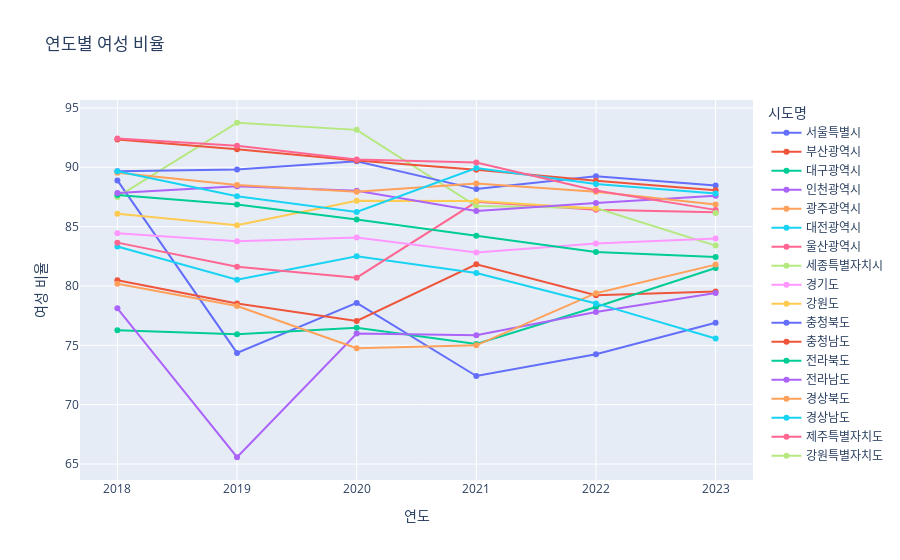

The notebook cell this image was saved under:
### Code cell
fig = px.line(df_all, x='연도', y='여성비율', color='시도명',
              title='연도별 여성 비율',
              labels={'연도': '연도', '여성비율': '여성 비율'},
              markers=True)
fig

### Figure 1 — Plotly figure (JSON) as saved in the notebook; plotly's stock layout.template omitted (floating-point values rounded to 4 significant figures)
{"data": [{"hovertemplate": "시도명=서울특별시<br>연도=%{x}<br>여성 비율=%{y}<extra></extra>", "legendgroup": "서울특별시", "line": {"color": "#636efa", "dash": "solid"}, "marker": {"symbol": "circle"}, "mode": "lines+markers", "name": "서울특별시", "orientation": "v", "showlegend": true, "type": "scatter", "x": [2018, 2019, 2020, 2021, 2022, 2023], "xaxis": "x", "y": [88.89, 74.36, 78.57, 72.41, 74.24, 76.9], "yaxis": "y"}, {"hovertemplate": "시도명=부산광역시<br>연도=%{x}<br>여성 비율=%{y}<extra></extra>", "legendgroup": "부산광역시", "line": {"color": "#EF553B", "dash": "solid"}, "marker": {"symbol": "circle"}, "mode": "lines+markers", "name": "부산광역시", "orientation": "v", "showlegend": true, "type": "scatter", "x": [2018, 2019, 2020, 2021, 2022, 2023], "xaxis": "x", "y": [80.49, 78.52, 77.05, 81.82, 79.21, 79.54], "yaxis": "y"}, {"hovertemplate": "시도명=대구광역시<br>연도=%{x}<br>여성 비율=%{y}<extra></extra>", "legendgroup": "대구광역시", "line": {"color": "#00cc96", "dash": "solid"}, "marker": {"symbol": "circle"}, "mode": "lines+markers", "name": "대구광역시", "orientation": "v", "showlegend": true, "type": "scatter", "x": [2018, 2019, 2020, 2021, 2022, 2023], "xaxis": "x", "y": [76.26, 75.94, 76.48, 75.11, 78.23, 81.51], "yaxis": "y"}, {"hovertemplate": "시도명=인천광역시<br>연도=%{x}<br>여성 비율=%{y}<extra></extra>", "legendgroup": "인천광역시", "line": {"color": "#ab63fa", "dash": "solid"}, "marker": {"symbol": "circle"}, "mode": "lines+markers", "name": "인천광역시", "orientation": "v", "showlegend": true, "type": "scatter", "x": [2018, 2019, 2020, 2021, 2022, 2023], "xaxis": "x", "y": [78.12, 65.57, 76, 75.85, 77.8, 79.41], "yaxis": "y"}, {"hovertemplate": "시도명=광주광역시<br>연도=%{x}<br>여성 비율=%{y}<extra></extra>", "legendgroup": "광주광역시", "line": {"color": "#FFA15A", "dash": "solid"}, "marker": {"symbol": "circle"}, "mode": "lines+markers", "name": "광주광역시", "orientation": "v", "showlegend": true, "type": "scatter", "x": [2018, 2019, 2020, 2021, 2022, 2023], "xaxis": "x", "y": [80.19, 78.31, 74.76, 75, 79.39, 81.8], "yaxis": "y"}, {"hovertemplate": "시도명=대전광역시<br>연도=%{x}<br>여성 비율=%{y}<extra></extra>", "legendgroup": "대전광역시", "line": {"color": "#19d3f3", "dash": "solid"}, "marker": {"symbol": "circle"}, "mode": "lines+markers", "name": "대전광역시", "orientation": "v", "showlegend": true, "type": "scatter", "x": [2018, 2019, 2020, 2021, 2022, 2023], "xaxis": "x", "y": [83.33, 80.52, 82.5, 81.09, 78.53, 75.58], "yaxis": "y"}, {"hovertemplate": "시도명=울산광역시<br>연도=%{x}<br>여성 비율=%{y}<extra></extra>", "legendgroup": "울산광역시", "line": {"color": "#FF6692", "dash": "solid"}, "marker": {"symbol": "circle"}, "mode": "lines+markers", "name": "울산광역시", "orientation": "v", "showlegend": true, "type": "scatter", "x": [2018, 2019, 2020, 2021, 2022, 2023], "xaxis": "x", "y": [83.65, 81.62, 80.7, 87.09, 86.43, 86.21], "yaxis": "y"}, {"hovertemplate": "시도명=세종특별자치시<br>연도=%{x}<br>여성 비율=%{y}<extra></extra>", "legendgroup": "세종특별자치시", "line": {"color": "#B6E880", "dash": "solid"}, "marker": {"symbol": "circle"}, "mode": "lines+markers", "name": "세종특별자치시", "orientation": "v", "showlegend": true, "type": "scatter", "x": [2018, 2019, 2020, 2021, 2022, 2023], "xaxis": "x", "y": [87.5, 93.75, 93.15, 86.73, 86.57, 83.4], "yaxis": "y"}, {"hovertemplate": "시도명=경기도<br>연도=%{x}<br>여성 비율=%{y}<extra></extra>", "legendgroup": "경기도", "line": {"color": "#FF97FF", "dash": "solid"}, "marker": {"symbol": "circle"}, "mode": "lines+markers", "name": "경기도", "orientation": "v", "showlegend": true, "type": "scatter", "x": [2018, 2019, 2020, 2021, 2022, 2023], "xaxis": "x", "y": [84.44, 83.76, 84.09, 82.82, 83.58, 84], "yaxis": "y"}, {"hovertemplate": "시도명=강원도<br>연도=%{x}<br>여성 비율=%{y}<extra></extra>", "legendgroup": "강원도", "line": {"color": "#FECB52", "dash": "solid"}, "marker": {"symbol": "circle"}, "mode": "lines+markers", "name": "강원도", "orientation": "v", "showlegend": true, "type": "scatter", "x": [2018, 2019, 2020, 2021, 2022], "xaxis": "x", "y": [86.08, 85.12, 87.17, 87.16, 86.53], "yaxis": "y"}, {"hovertemplate": "시도명=충청북도<br>연도=%{x}<br>여성 비율=%{y}<extra></extra>", "legendgroup": "충청북도", "line": {"color": "#636efa", "dash": "solid"}, "marker": {"symbol": "circle"}, "mode": "lines+markers", "name": "충청북도", "orientation": "v", "showlegend": true, "type": "scatter", "x": [2018, 2019, 2020, 2021, 2022, 2023], "xaxis": "x", "y": [89.66, 89.82, 90.51, 88.16, 89.24, 88.47], "yaxis": "y"}, {"hovertemplate": "시도명=충청남도<br>연도=%{x}<br>여성 비율=%{y}<extra></extra>", "legendgroup": "충청남도", "line": {"color": "#EF553B", "dash": "solid"}, "marker": {"symbol": "circle"}, "mode": "lines+markers", "name": "충청남도", "orientation": "v", "showlegend": true, "type": "scatter", "x": [2018, 2019, 2020, 2021, 2022, 2023], "xaxis": "x", "y": [92.34, 91.52, 90.58, 89.79, 88.86, 88.07], "yaxis": "y"}, {"hovertemplate": "시도명=전라북도<br>연도=%{x}<br>여성 비율=%{y}<extra></extra>", "legendgroup": "전라북도", "line": {"color": "#00cc96", "dash": "solid"}, "marker": {"symbol": "circle"}, "mode": "lines+markers", "name": "전라북도", "orientation": "v", "showlegend": true, "type": "scatter", "x": [2018, 2019, 2020, 2021, 2022, 2023], "xaxis": "x", "y": [87.67, 86.86, 85.6, 84.23, 82.86, 82.44], "yaxis": "y"}, {"hovertemplate": "시도명=전라남도<br>연도=%{x}<br>여성 비율=%{y}<extra></extra>", "legendgroup": "전라남도", "line": {"color": "#ab63fa", "dash": "solid"}, "marker": {"symbol": "circle"}, "mode": "lines+markers", "name": "전라남도", "orientation": "v", "showlegend": true, "type": "scatter", "x": [2018, 2019, 2020, 2021, 2022, 2023], "xaxis": "x", "y": [87.84, 88.41, 88.03, 86.32, 86.99, 87.6], "yaxis": "y"}, {"hovertemplate": "시도명=경상북도<br>연도=%{x}<br>여성 비율=%{y}<extra></extra>", "legendgroup": "경상북도", "line": {"color": "#FFA15A", "dash": "solid"}, "marker": {"symbol": "circle"}, "mode": "lines+markers", "name": "경상북도", "orientation": "v", "showlegend": true, "type": "scatter", "x": [2018, 2019, 2020, 2021, 2022, 2023], "xaxis": "x", "y": [89.53, 88.51, 87.93, 88.63, 87.94, 86.86], "yaxis": "y"}, {"hovertemplate": "시도명=경상남도<br>연도=%{x}<br>여성 비율=%{y}<extra></extra>", "legendgroup": "경상남도", "line": {"color": "#19d3f3", "dash": "solid"}, "marker": {"symbol": "circle"}, "mode": "lines+markers", "name": "경상남도", "orientation": "v", "showlegend": true, "type": "scatter", "x": [2018, 2019, 2020, 2021, 2022, 2023], "xaxis": "x", "y": [89.67, 87.56, 86.24, 89.94, 88.59, 87.78], "yaxis": "y"}, {"hovertemplate": "시도명=제주특별자치도<br>연도=%{x}<br>여성 비율=%{y}<extra></extra>", "legendgroup": "제주특별자치도", "line": {"color": "#FF6692", "dash": "solid"}, "marker": {"symbol": "circle"}, "mode": "lines+markers", "name": "제주특별자치도", "orientation": "v", "showlegend": true, "type": "scatter", "x": [2018, 2019, 2020, 2021, 2022, 2023], "xaxis": "x", "y": [92.42, 91.82, 90.65, 90.4, 88.04, 86.41], "yaxis": "y"}, {"hovertemplate": "시도명=강원특별자치도<br>연도=%{x}<br>여성 비율=%{y}<extra></extra>", "legendgroup": "강원특별자치도", "line": {"color": "#B6E880", "dash": "solid"}, "marker": {"symbol": "circle"}, "mode": "lines+markers", "name": "강원특별자치도", "orientation": "v", "showlegend": true, "type": "scatter", "x": [2023], "xaxis": "x", "y": [86.15], "yaxis": "y"}], "layout": {"autosize": true, "legend": {"title": {"text": "시도명"}, "tracegroupgap": 0}, "title": {"text": "연도별 여성 비율"}, "xaxis": {"anchor": "y", "autorange": true, "domain": [0, 1], "range": [2018.0, 2023.0], "title": {"text": "연도"}, "type": "linear"}, "yaxis": {"anchor": "x", "autorange": true, "domain": [0, 1], "range": [63.24, 96.08], "title": {"text": "여성 비율"}, "type": "linear"}}}
